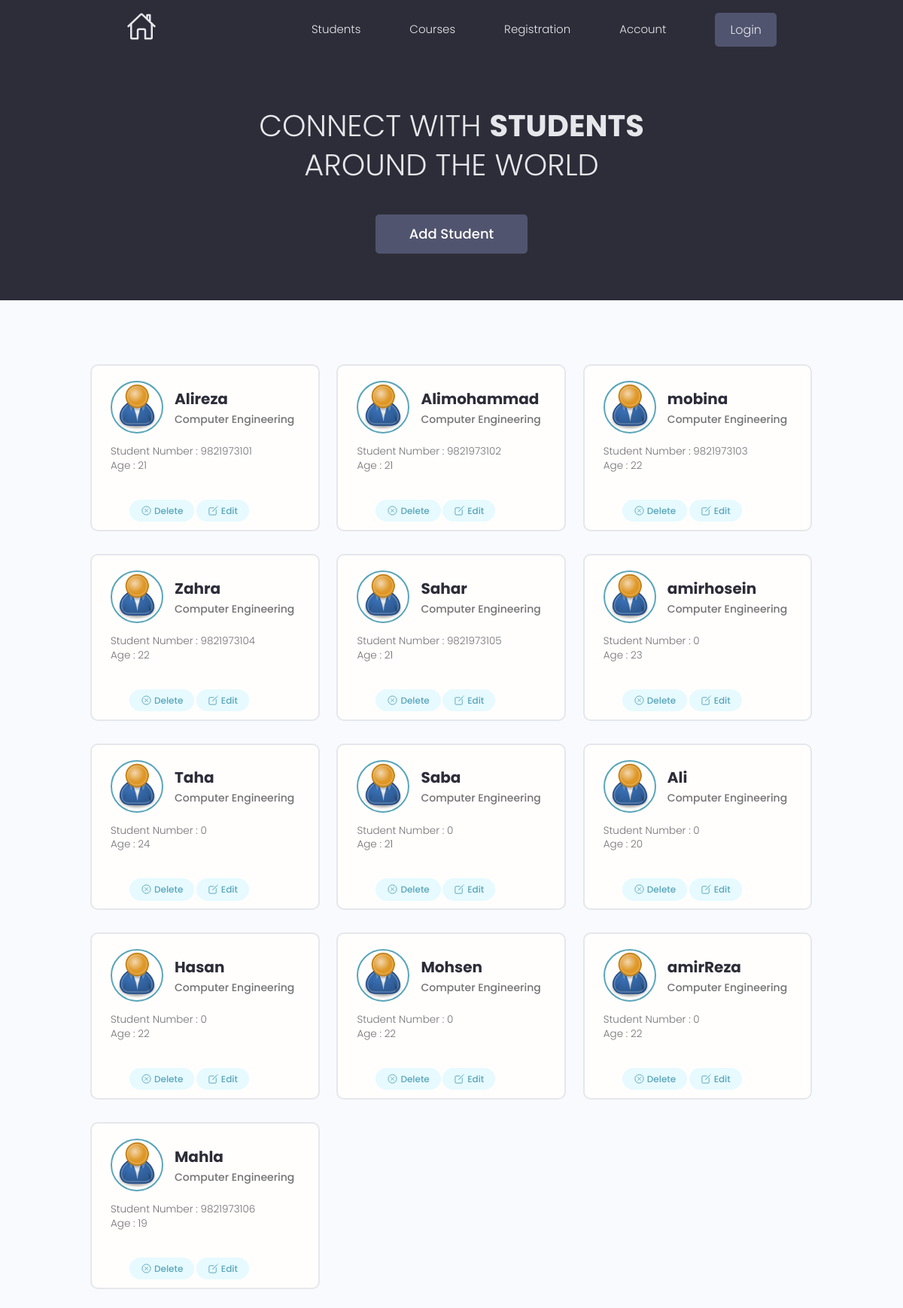
/students, run on the app's committed database.
### projects/models.py (models this page shows, shortened)
class student(models.Model):
    id = models.UUIDField(default=uuid.uuid4, primary_key=True, unique=True, editable=False)
    name = models.CharField(max_length=50, blank=True)
    age = models.IntegerField(default=0, blank=True)
    studentNumber = models.IntegerField(default=0, blank=True)
    student_image = models.ImageField(null=True, blank=True, default="default.jpg")
    created = models.DateTimeField(auto_now_add=True)

### projects/views.py (the view)
# urls.py: path('students', views.allStudents, name="allStudents"),
def allStudents(request):
    Students = student.objects.all()
    context = {'Students': Students}
    return render(request, 'projects/Students/Students.html', context)

### projects/templates/projects/Students/Students.html
{% extends 'main.html' %}
{% block content %}
<main class="home">
	<section class="hero-section text-center">
		<div class="container container--narrow">
			<div class="hero-section__box">
				<h2>CONNECT WITH <span>Students</span></h2>
				<h2>AROUND THE WORLD</h2>
			</div>
			<div class="hero-section__search">
				<a href="{% url 'createStudent' %}" class="btn btn--sub btn--lg">Add Student</a>
			</div>
		</div>
	</section>
	<section class="devlist">
		<div class="container">
			<div class="grid grid--three">
				{% for student in Students %}
				<div class="column card">
					<div class="dev">
						<a href="{% url 'user-profile' student.id %}" class="card__body">
							<div class="dev__profile">
								<img class="avatar avatar--md" src="{{ student.student_image.url }}" alt="image" />
								<div class="dev__meta">
									<h3>{{student.name}}</h3>
									<h5>Computer Engineering</h5>
								</div>
							</div>
							<p class="dev__info">
								Student Number : {{student.studentNumber}}<br>
								Age : {{student.age}}
							</p>
							<div class="dev__skills">
								<a class="tag tag--pill tag--main manage--btn" href="{% url 'deleteStudent' student.id %}">
									<ion-icon name="close-circle-outline" class="ion-icon_edit"></ion-icon>Delete
								</a>
								<a class="tag tag--pill tag--main manage--btn" href="{% url 'updateStudent' student.id %}">
									<ion-icon name="create-outline" class="ion-icon_edit"></ion-icon>Edit
								</a>
							</div>
						</a>
					</div>
				</div>
				{% endfor %}
			</div>
		</div>
	</section>
</main>
{% endblock %}

### static/styles/app.css (style rules this page uses)
:root { --color-sub: #2d2d39; }
.btn--sub { background-color: var(--color-sub-light); }
.card { border: 2px solid var(--color-light); }
img { width: 100%; }
.hero-section { height: 40vh; display: flex; align-items: center; background-color: var(--color-sub); }
.hero-section__box { margin-bottom: 4rem; }
.hero-section__box > h2, .hero-section__box > h2 > span { font-size: 4rem; color: var(--color-light); line-height: 1.3; text-transform: uppercase; }
.hero-section__box > h2 { font-weight: 300; }
.hero-section__box > h2 > span { font-weight: 700; }
.devlist { margin-top: 8rem; }
.devlist .grid { align-items: stretch; }
.devlist .dev .dev__profile { display: flex; align-items: center; gap: 1.5rem; }
.devlist .dev .dev__meta h3 { color: var(--color-sub); font-size: 2rem; font-weight: 700; }
.devlist .dev .dev__meta h5 { color: var(--color-text); font-size: 1.4rem; font-weight: 500; }
.devlist .dev .dev__info { margin: 1.5rem 0; font-size: 1.35rem; line-height: 1.4; text-align: justify; }

### static/styles/main.css (style rules this page uses)
.dev__skills { display: flex; }
.manage--btn { margin-right: 0.25rem; margin-bottom: 0.75rem; }
.ion-icon_edit { font-size: 15px; margin-right: 3px; }

### static/uikit/styles/modules/_variables.css (style rules this page uses)
:root { --color-main: #5aa5b9; --color-main-light: #e6faff; --color-sub: #3f4156; --color-sub-light: #51546e; --color-sub-lighter: #ededfd; --color-text: #737373; --color-gray: #8b8b8b; --color-light: #e5e7eb; --color-light-gray: #767676; --color-bg: #f8fafd; --color-white: #fffefd; --color-white-light: #f3f3f3; --color-success: #359e64; --color-success-bg: #def8e8; --color-error: #fc4b0b; --color-error-bg: #fff2ee; --font-base: 'Poppins', arial, helvetica, 'Segoe UI', roboto, ubuntu, sans-serif; --font-monospace: 'Fira Code', 'Courier New', courier, monospace; --font-regular: 300; --font-medium: 500; --font-bold: 700; --generic-shadow: 1px 1px 5px #00000010; --generic-transition: all 0.3s ease-in-out; }

### static/uikit/styles/modules/_base.css (style rules this page uses)
* { margin: 0; padding: 0; box-sizing: border-box; text-rendering: optimizeLegibility; color: inherit; font-size: inherit; }
html { font-size: 50%; }
@media only screen and (min-width: 480px) { html { font-size: 56.25%; } }
@media only screen and (min-width: 1200px) { html { font-size: 62.5%; } }
body { line-height: 1.6; font-weight: 400; font-size: 1.5rem; color: var(--color-text); background-color: var(--color-bg); min-height: 100vh; }

### static/uikit/styles/modules/_typography.css (style rules this page uses)
* { font-family: var(--font-base); }
h2 { font-size: 3.6rem; font-weight: var(--font-bold); }
h3 { font-size: 3.2rem; font-weight: var(--font-medium); }
h5 { font-size: 2.4rem; font-weight: var(--font-medium); }
h5, h6 { font-weight: var(--font-regular); }
p, span, strong { font-size: 1.6rem; color: var(--color-text); font-weight: var(--font-regular); }
a { padding-bottom: 2px; text-decoration: none; display: inline-block; color: var(--color-main); font-weight: var(--font-medium); }

### static/uikit/styles/modules/_utilities.css (style rules this page uses)
.container { width: 92%; max-width: 165rem; margin: 0 auto; box-sizing: border-box; }
.container--narrow { width: 92%; max-width: 120rem; }
@media screen and (min-width: 1000px) { .container { width: 90%; } }
@media screen and (min-width: 1000px) { .container--narrow { width: 85%; } }
@media screen and (min-width: 1200px) { .container { width: 80%; } }
@media screen and (min-width: 1200px) { .container--narrow { width: 72%; } }
.text-center { text-align: center; }

### static/uikit/styles/modules/_avatar.css (style rules this page uses)
.avatar { border-radius: 50%; border: 2px solid var(--color-main); object-fit: cover; }
.avatar--md { height: 7rem; width: 7rem; }

### static/uikit/styles/modules/_button.css (style rules this page uses)
.btn { display: inline-block; position: relative; cursor: pointer; background-color: var(--color-light); font-weight: var(--font-medium); color: var(--color-sub); text-decoration: none; padding: 1rem 2rem; border-radius: 0.5rem; border: none; width: -webkit-fit-content; width: -moz-fit-content; width: fit-content; height: -webkit-fit-content; height: -moz-fit-content; height: fit-content; font-size: 1.6rem; outline-width: 0; outline-color: transparent; -webkit-backface-visibility: hidden; backface-visibility: hidden; transition: all 0.3s ease-in-out; }
.btn--sub { background-color: var(--color-sub); color: var(--color-white); }
.btn--lg { font-size: 1.8rem; padding: 1.2rem 4.5rem; }

### static/uikit/styles/modules/_card.css (style rules this page uses)
.card { border-radius: 1rem; background-color: var(--color-white); border: 1.5px solid var(--color-light); width: auto; height: auto; margin-top: 0.5rem; margin-bottom: 0.5rem; overflow: hidden; }
.card__body, .card__header { padding: 2rem 2.5rem; }

### data on the page
student: student_image (placeholder picture), name "Alireza", studentNumber "9821973101", age "21"
student: student_image (placeholder picture), name "Alimohammad", studentNumber "9821973102", age "21"
student: student_image (placeholder picture), name "mobina", studentNumber "9821973103", age "22"
student: student_image (placeholder picture), name "Zahra", studentNumber "9821973104", age "22"
student: student_image (placeholder picture), name "Sahar", studentNumber "9821973105", age "21"
student: student_image (placeholder picture), name "amirhosein", studentNumber "0", age "23"
student: student_image (placeholder picture), name "Taha", studentNumber "0", age "24"
student: student_image (placeholder picture), name "Saba", studentNumber "0", age "21"
student: student_image (placeholder picture), name "Ali", studentNumber "0", age "20"
student: student_image (placeholder picture), name "Hasan", studentNumber "0", age "22"
student: student_image (placeholder picture), name "Mohsen", studentNumber "0", age "22"
student: student_image (placeholder picture), name "amirReza", studentNumber "0", age "22"
student: student_image (placeholder picture), name "Mahla", studentNumber "9821973106", age "19"
